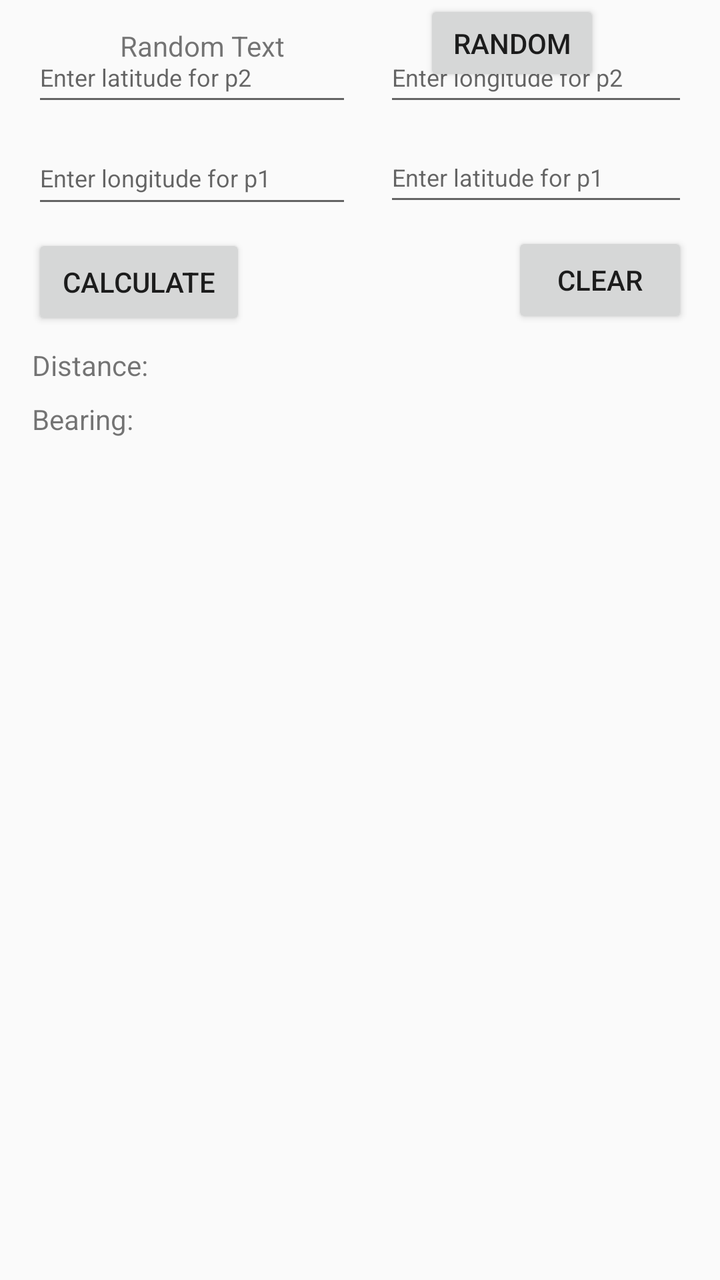
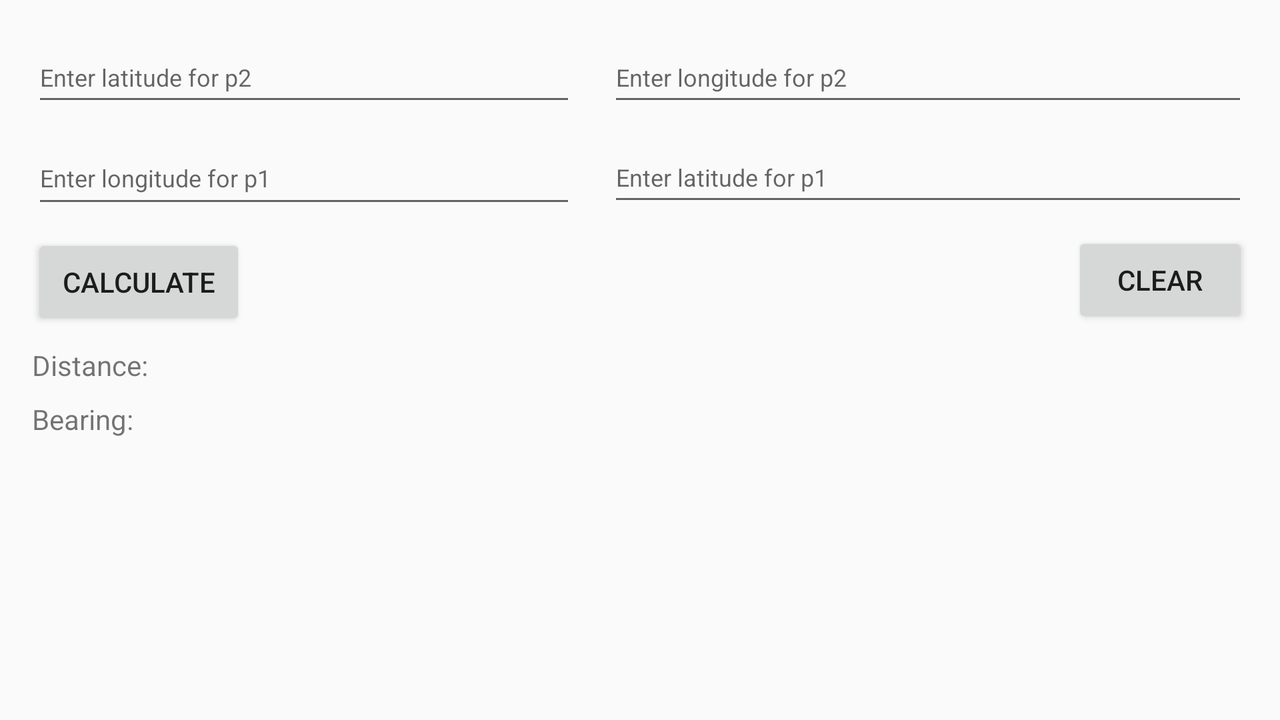

An Android layout and its configuration variant, each rendered on a device that would load it. The default file and the variant file are quoted in full after the pictures.
<!-- AndroidManifest.xml: application theme AppTheme -->
<!-- res/layout/activity_main.xml -->
<?xml version="1.0" encoding="utf-8"?>
<android.support.constraint.ConstraintLayout xmlns:android="http://schemas.android.com/apk/res/android"
    xmlns:app="http://schemas.android.com/apk/res-auto"
    xmlns:tools="http://schemas.android.com/tools"
    android:layout_width="match_parent"
    android:layout_height="match_parent"
    tools:context=".MainActivity">

    <EditText
        android:id="@+id/latitude1"
        android:layout_width="0dp"
        android:layout_height="42dp"
        android:layout_marginEnd="16dp"
        android:layout_marginLeft="8dp"
        android:layout_marginRight="16dp"
        android:layout_marginStart="8dp"
        android:layout_marginTop="8dp"
        android:ems="10"
        android:hint="@string/latitude1_hint"
        android:imeOptions="actionDone"
        android:inputType="numberDecimal|numberSigned"
        app:layout_constraintEnd_toEndOf="parent"
        app:layout_constraintStart_toStartOf="@+id/guideline"
        app:layout_constraintTop_toBottomOf="@+id/longitude2" />

    <EditText
        android:id="@+id/longitude1"
        android:layout_width="0dp"
        android:layout_height="43dp"
        android:layout_marginEnd="8dp"
        android:layout_marginLeft="16dp"
        android:layout_marginRight="8dp"
        android:layout_marginStart="16dp"
        android:layout_marginTop="8dp"
        android:ems="10"
        android:hint="@string/longitude1_hint"
        android:imeOptions="actionDone"
        android:inputType="numberDecimal|numberSigned"
        app:layout_constraintEnd_toStartOf="@+id/guideline"
        app:layout_constraintStart_toStartOf="parent"
        app:layout_constraintTop_toBottomOf="@+id/latitude2" />

    <EditText
        android:id="@+id/latitude2"
        android:layout_width="0dp"
        android:layout_height="42dp"
        android:layout_marginEnd="8dp"
        android:layout_marginLeft="16dp"
        android:layout_marginRight="8dp"
        android:layout_marginStart="16dp"
        android:layout_marginTop="16dp"
        android:ems="10"
        android:hint="@string/latitude2_hint"
        android:imeOptions="actionDone"
        android:inputType="numberDecimal|numberSigned"
        app:layout_constraintEnd_toStartOf="@+id/guideline"
        app:layout_constraintStart_toStartOf="parent"
        app:layout_constraintTop_toTopOf="parent" />

    <EditText
        android:id="@+id/longitude2"
        android:layout_width="0dp"
        android:layout_height="42dp"
        android:layout_marginEnd="16dp"
        android:layout_marginLeft="8dp"
        android:layout_marginRight="16dp"
        android:layout_marginStart="8dp"
        android:layout_marginTop="16dp"
        android:ems="10"
        android:hint="@string/longitude2_hint"
        android:imeOptions="actionDone"
        android:inputType="numberDecimal|numberSigned"
        app:layout_constraintEnd_toEndOf="parent"
        app:layout_constraintStart_toStartOf="@+id/guideline"
        app:layout_constraintTop_toTopOf="parent" />

    <Button
        android:id="@+id/calculate"
        android:layout_width="107dp"
        android:layout_height="wrap_content"
        android:layout_marginLeft="16dp"
        android:layout_marginStart="16dp"
        android:layout_marginTop="8dp"
        android:text="@string/calculate_button"
        app:layout_constraintStart_toStartOf="parent"
        app:layout_constraintTop_toBottomOf="@+id/longitude1" />

    <Button
        android:id="@+id/clear"
        android:layout_width="wrap_content"
        android:layout_height="wrap_content"
        android:layout_centerHorizontal="true"
        android:layout_marginEnd="16dp"
        android:layout_marginRight="16dp"
        android:layout_marginTop="8dp"
        android:text="@string/clear_button"
        app:layout_constraintEnd_toEndOf="parent"
        app:layout_constraintTop_toBottomOf="@+id/latitude1" />

    <TextView
        android:id="@+id/textView"
        android:layout_width="73dp"
        android:layout_height="wrap_content"
        android:layout_marginLeft="16dp"
        android:layout_marginStart="16dp"
        android:layout_marginTop="8dp"
        android:text="@string/distance_label"
        app:layout_constraintStart_toStartOf="parent"
        app:layout_constraintTop_toBottomOf="@+id/calculate" />

    <TextView
        android:id="@+id/textView2"
        android:layout_width="73dp"
        android:layout_height="wrap_content"
        android:layout_marginLeft="16dp"
        android:layout_marginStart="16dp"
        android:layout_marginTop="8dp"
        android:text="@string/bearing_label"
        app:layout_constraintStart_toStartOf="parent"
        app:layout_constraintTop_toBottomOf="@+id/textView" />

    <TextView
        android:id="@+id/distance"
        android:layout_width="216dp"
        android:layout_height="20dp"
        android:layout_marginEnd="16dp"
        android:layout_marginRight="16dp"
        android:layout_marginTop="8dp"
        app:layout_constraintEnd_toEndOf="parent"
        app:layout_constraintTop_toBottomOf="@+id/clear" />

    <TextView
        android:id="@+id/bearing"
        android:layout_width="216dp"
        android:layout_height="20dp"
        android:layout_marginEnd="16dp"
        android:layout_marginRight="16dp"
        android:layout_marginTop="8dp"
        android:text=" "
        app:layout_constraintEnd_toEndOf="parent"
        app:layout_constraintTop_toBottomOf="@+id/distance" />

    <android.support.constraint.Guideline
        android:id="@+id/guideline"
        android:layout_width="wrap_content"
        android:layout_height="wrap_content"
        android:orientation="vertical"
        app:layout_constraintGuide_begin="184dp" />

    <Button
        android:id="@+id/button"
        android:layout_width="wrap_content"
        android:layout_height="43dp"
        android:text="Random"
        app:layout_constraintEnd_toEndOf="parent"
        app:layout_constraintHorizontal_bias="0.5"
        app:layout_constraintStart_toEndOf="@+id/textView4"
        tools:layout_editor_absoluteY="438dp" />

    <TextView
        android:id="@+id/textView4"
        android:layout_width="wrap_content"
        android:layout_height="46dp"
        android:text="Random Text   "
        android:gravity="center"
        app:layout_constraintEnd_toStartOf="@+id/button"
        app:layout_constraintHorizontal_bias="0.5"
        app:layout_constraintHorizontal_chainStyle="spread"
        app:layout_constraintStart_toStartOf="parent"
        tools:layout_editor_absoluteY="435dp" />


</android.support.constraint.ConstraintLayout>
<!-- resources referenced by this layout -->
<resources>
  <string name="bearing_label">Bearing:</string>
  <string name="calculate_button">Calculate</string>
  <string name="clear_button">Clear</string>
  <string name="distance_label">Distance:</string>
  <string name="latitude1_hint"><font size="12">Enter latitude for p1</font></string>
  <string name="latitude2_hint"><font size="12">Enter latitude for p2</font></string>
  <string name="longitude1_hint"><font size="12">Enter longitude for p1</font></string>
  <string name="longitude2_hint"><font size="12">Enter longitude for p2</font></string>
  <style name="AppTheme" parent="Theme.AppCompat.Light.DarkActionBar">
          
          <item name="colorPrimary">#FF5722</item>
          <item name="colorPrimaryDark">#E64A19</item>
          <item name="colorAccent">#FFC107</item>
      </style>
</resources>
<!-- res/layout-land/activity_main.xml (the repository's variant of the layout above) -->
<!-- drawn on the phone turned sideways -->
<?xml version="1.0" encoding="utf-8"?>
<android.support.constraint.ConstraintLayout xmlns:android="http://schemas.android.com/apk/res/android"
    xmlns:app="http://schemas.android.com/apk/res-auto"
    xmlns:tools="http://schemas.android.com/tools"
    android:layout_width="match_parent"
    android:layout_height="match_parent"
    tools:context=".MainActivity">

    <EditText
        android:id="@+id/latitude1"
        android:layout_width="0dp"
        android:layout_height="42dp"
        android:layout_marginEnd="16dp"
        android:layout_marginLeft="8dp"
        android:layout_marginRight="16dp"
        android:layout_marginStart="8dp"
        android:layout_marginTop="8dp"
        android:ems="10"
        android:hint="@string/latitude1_hint"
        android:imeOptions="actionDone"
        android:inputType="numberDecimal|numberSigned"
        app:layout_constraintEnd_toEndOf="parent"
        app:layout_constraintStart_toStartOf="@+id/guideline"
        app:layout_constraintTop_toBottomOf="@+id/longitude2" />

    <EditText
        android:id="@+id/longitude1"
        android:layout_width="0dp"
        android:layout_height="43dp"
        android:layout_marginEnd="8dp"
        android:layout_marginLeft="16dp"
        android:layout_marginRight="8dp"
        android:layout_marginStart="16dp"
        android:layout_marginTop="8dp"
        android:ems="10"
        android:hint="@string/longitude1_hint"
        android:imeOptions="actionDone"
        android:inputType="numberDecimal|numberSigned"
        app:layout_constraintEnd_toStartOf="@+id/guideline"
        app:layout_constraintStart_toStartOf="parent"
        app:layout_constraintTop_toBottomOf="@+id/latitude2" />

    <EditText
        android:id="@+id/latitude2"
        android:layout_width="0dp"
        android:layout_height="42dp"
        android:layout_marginEnd="8dp"
        android:layout_marginLeft="16dp"
        android:layout_marginRight="8dp"
        android:layout_marginStart="16dp"
        android:layout_marginTop="16dp"
        android:ems="10"
        android:hint="@string/latitude2_hint"
        android:imeOptions="actionDone"
        android:inputType="numberDecimal|numberSigned"
        app:layout_constraintEnd_toStartOf="@+id/guideline"
        app:layout_constraintStart_toStartOf="parent"
        app:layout_constraintTop_toTopOf="parent" />

    <EditText
        android:id="@+id/longitude2"
        android:layout_width="0dp"
        android:layout_height="42dp"
        android:layout_marginEnd="16dp"
        android:layout_marginLeft="8dp"
        android:layout_marginRight="16dp"
        android:layout_marginStart="8dp"
        android:layout_marginTop="16dp"
        android:ems="10"
        android:hint="@string/longitude2_hint"
        android:imeOptions="actionDone"
        android:inputType="numberDecimal|numberSigned"
        app:layout_constraintEnd_toEndOf="parent"
        app:layout_constraintStart_toStartOf="@+id/guideline"
        app:layout_constraintTop_toTopOf="parent" />

    <Button
        android:id="@+id/calculate"
        android:layout_width="107dp"
        android:layout_height="wrap_content"
        android:layout_marginLeft="16dp"
        android:layout_marginStart="16dp"
        android:layout_marginTop="8dp"
        android:text="@string/calculate_button"
        app:layout_constraintStart_toStartOf="parent"
        app:layout_constraintTop_toBottomOf="@+id/longitude1" />

    <Button
        android:id="@+id/clear"
        android:layout_width="wrap_content"
        android:layout_height="wrap_content"
        android:layout_centerHorizontal="true"
        android:layout_marginEnd="16dp"
        android:layout_marginRight="16dp"
        android:layout_marginTop="8dp"
        android:text="@string/clear_button"
        app:layout_constraintEnd_toEndOf="parent"
        app:layout_constraintTop_toBottomOf="@+id/latitude1" />

    <TextView
        android:id="@+id/textView"
        android:layout_width="73dp"
        android:layout_height="wrap_content"
        android:layout_marginLeft="16dp"
        android:layout_marginStart="16dp"
        android:layout_marginTop="8dp"
        android:text="@string/distance_label"
        app:layout_constraintStart_toStartOf="parent"
        app:layout_constraintTop_toBottomOf="@+id/calculate" />

    <TextView
        android:id="@+id/textView2"
        android:layout_width="73dp"
        android:layout_height="wrap_content"
        android:layout_marginLeft="16dp"
        android:layout_marginStart="16dp"
        android:layout_marginTop="8dp"
        android:text="@string/bearing_label"
        app:layout_constraintStart_toStartOf="parent"
        app:layout_constraintTop_toBottomOf="@+id/textView" />

    <TextView
        android:id="@+id/distance"
        android:layout_width="216dp"
        android:layout_height="20dp"
        android:layout_marginEnd="16dp"
        android:layout_marginRight="16dp"
        android:layout_marginTop="8dp"
        app:layout_constraintEnd_toEndOf="parent"
        app:layout_constraintTop_toBottomOf="@+id/clear" />

    <TextView
        android:id="@+id/bearing"
        android:layout_width="216dp"
        android:layout_height="20dp"
        android:layout_marginEnd="16dp"
        android:layout_marginRight="16dp"
        android:layout_marginTop="8dp"
        android:text=" "
        app:layout_constraintEnd_toEndOf="parent"
        app:layout_constraintTop_toBottomOf="@+id/distance" />

    <android.support.constraint.Guideline
        android:id="@+id/guideline"
        android:layout_width="wrap_content"
        android:layout_height="wrap_content"
        android:orientation="vertical"
        app:layout_constraintGuide_begin="296dp" />


</android.support.constraint.ConstraintLayout>
